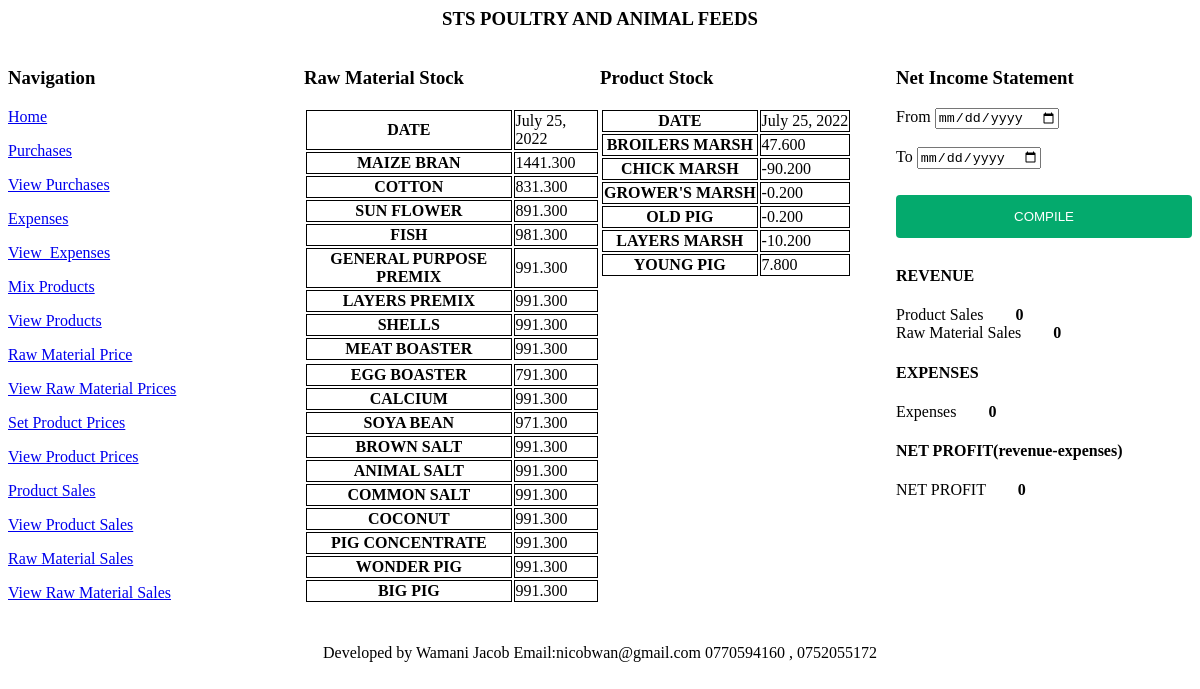
The page / on the database its author committed.
### feedwork/models.py (models this page shows, shortened)
class RawMaterialQuantities(models.Model):
	date = models.DateField()
	maize_bran = models.DecimalField(max_digits=10, decimal_places=3 , default=0.0)
	cotton = models.DecimalField(max_digits=10, decimal_places=3 , default=0.0)
	sun_flower = models.DecimalField(max_digits=10, decimal_places=3 , default=0.0)
	fish = models.DecimalField(max_digits=10, decimal_places=3 , default=0.0)
	common_salt = models.DecimalField(max_digits=10, decimal_places=3 , default=0.0)
	general_purpose_premix = models.DecimalField(max_digits=10, decimal_places=3 , default=0.0)
	layers_premix = models.DecimalField(max_digits=10, decimal_places=3 , default=0.0)
	shells = models.DecimalField(max_digits=10, decimal_places=3 , default=0.0)
	meat_boaster = models.DecimalField(max_digits=10, decimal_places=3 , default=0.0)
	egg_boaster = models.DecimalField(max_digits=10, decimal_places=3 , default=0.0)
	calcium = models.DecimalField(max_digits=10, decimal_places=3 , default=0.0)
	soya_bean = models.DecimalField(max_digits=10, decimal_places=3 , default=0.0)
	brown_salt = models.DecimalField(max_digits=10, decimal_places=3 , default=0.0)
	animal_salt = models.DecimalField(max_digits=10, decimal_places=3 , default=0.0)
	pig_concentrate = models.DecimalField(max_digits=10, decimal_places=3 , default=0.0)
	coconut = models.DecimalField(max_digits=10, decimal_places=3 , default=0.0)
	wonder_pig = models.DecimalField(max_digits=10, decimal_places=3 , default=0.0)
	big_pig = models.DecimalField(max_digits=10, decimal_places=3 , default=0.0)

class ProductQuantities(models.Model):
	date = models.DateField()
	broilers_marsh = models.DecimalField(max_digits=10, decimal_places=3 , default=0.0)
	chick_marsh = models.DecimalField(max_digits=10, decimal_places=3 , default=0.0)
	old_pig = models.DecimalField(max_digits=10, decimal_places=3 , default=0.0)
	growers_marsh = models.DecimalField(max_digits=10, decimal_places=3 , default=0.0)
	layers_marsh = models.DecimalField(max_digits=10, decimal_places=3 , default=0.0)
	young_pig = models.DecimalField(max_digits=10, decimal_places=3 , default=0.0)

### feedwork/views.py (the view, shortened to what this page needs)
# urls.py: path('', views.index, name='index'),
def index(request):
    check_if_raw_material_quantities_are_empty()
    last_raw_material_qty_occurance = RawMaterialQuantities.objects.last()
    count_quantities = RawMaterialQuantities.objects.count()
    if(count_quantities != 0):
        last_date = last_raw_material_qty_occurance.date
        rear_date = last_date.strftime("%x")
        current_date = datetime.datetime.now()
        earlist_date = current_date.strftime("%x")
        if rear_date == earlist_date:
            print("Dates are equal")
    else:
        print("Just continue with life")
    lastproduct = ProductQuantities.objects.last()
    count_pq = ProductQuantities.objects.count()
    if(count_pq != 0):
        last_date = lastproduct.date
        rear_date = last_date.strftime("%x")
        current_date = datetime.datetime.now()
        earlist_date = current_date.strftime("%x")
        if rear_date == earlist_date:
            print("Dates are equal")
    else:
        print("Just continue with life")
    last_product_price = ProductPrices.objects.last()
    count_pp = ProductPrices.objects.count()
    if(count_pp != 0 ):
        last_date = last_product_price.date
        rear_date = last_date.strftime("%x")
        current_date = datetime.datetime.now()
        earlist_date = datetime.datetime.now()
        earlist_date = current_date.strftime("%x")
        if rear_date == earlist_date:
            print("Dates are equal")
        else:
            dup_broilers_marsh = last_product_price.broilers_marsh
            dup_chick_marsh = last_product_price.chick_marsh
            dup_old_pig = last_product_price.old_pig
            dup_growers_marsh = last_product_price.growers_marsh
            dup_layers_marsh = last_product_price.layers_marsh
            dup_young_pig = last_product_price.young_pig
            duplicate_prices = ProductQuantities.objects.create(date = datetime.datetime.now(),broilers_marsh = dup_broilers_marsh , chick_marsh = dup_chick_marsh ,
                                    old_pig = dup_old_pig , growers_marsh = dup_growers_marsh,layers_marsh = dup_layers_marsh , young_pig = dup_young_pig)
    else:
        print("Why can't just be free , from the ways of this world")
    last_rm_quantity = RawMaterialPrices.objects.last()
    count_rm = RawMaterialPrices.objects.count()
    if(count_rm != 0):
        last_date = last_rm_quantity.date
        rear_date = last_date.strftime("%x")
        current_date = datetime.datetime.now()
        earlist_date = current_date.strftime("%x")
        if rear_date == earlist_date:
            print("Dates are equal")
        else:
            dup_maize_bran = last_raw_material_qty_occurance.maize_bran
            dup_cotton = last_raw_material_qty_occurance.cotton
            dup_sun_flower = last_raw_material_qty_occurance.sun_flower
            dup_fish = last_raw_material_qty_occurance.fish
            dup_general_purpose_premix = last_raw_material_qty_occurance.general_purpose_premix
            dup_layers_premix = last_raw_material_qty_occurance.layers_premix
            dup_shells = last_raw_material_qty_occurance.shells
            dup_meat_boaster = last_raw_material_qty_occurance.meat_boaster
            dup_egg_boaster=last_raw_material_qty_occurance.egg_boaster
            duplicate_quantiites = RawMaterialPrices.objects.create(date = datetime.datetime.now(),maize_bran = dup_maize_bran ,cotton = dup_cotton,
                                                                   sun_flower = dup_sun_flower, fish = dup_fish,
                                                                   general_purpose_premix = dup_general_purpose_premix,layers_premix = dup_layers_premix,
                                                                   shells = dup_shells, meat_boaster = dup_meat_boaster,egg_boaster=dup_egg_boaster)
    else:
        print("Just continue with life")
    start_date = request.GET.get('start_date')
    end_date = request.GET.get('end_date')
    p_sales = ProductSales.objects.filter(date__range=[start_date, end_date])
    p_sale_list = []
    for p_sale in p_sales:
        p_sale_list.append(p_sale.total)
    product_sales = sum(p_sale_list)
    rm_sales = RawMaterialSales.objects.filter(date__range=[start_date, end_date])
    rm_sale_list = []
    for rm_sale in rm_sales:
        rm_sale_list.append(rm_sale.total)
    raw_material_sales = sum(rm_sale_list)
    expenses = Expenses.objects.filter(date__range=[start_date, end_date])
    expenses_list = []
    for expense in expenses:
        expenses_list.append(expense.amount)
    sum_of_expenses = sum(expenses_list)
    net_income = (product_sales + raw_material_sales) - sum_of_expenses
    selected_date = request.GET.get('selected_date')
    raw_material_inventory = RawMaterialQuantities.objects.filter(date=selected_date)
    return render(request, "index.html",{'last_raw_material_qty_occurance':last_raw_material_qty_occurance,'lastproduct':lastproduct,'product_sales':product_sales,
    'raw_material_sales':raw_material_sales,'sum_of_expenses':sum_of_expenses,'net_income':net_income } )

### feedwork/helper_functions.py (called while the page is built, shortened)
def check_if_raw_material_quantities_are_empty():
   raw_material_quantity = RawMaterialQuantities.objects.count()

### feedwork/templates/feedwork/index.html (shortened to what this page needs)
<html>
<head>
</head>
<body>
    <center><h3>STS POULTRY AND ANIMAL FEEDS</h3></center>
<div class="container">
    <div class="navigation"  >
        <h3>Navigation</h3>
        <table>
            <tr style="height:10px">
                <a href="{% url 'index' %}"><p>Home</p></a>
            </tr>
            <tr>
                <a href="{% url 'get_supply' %}"><p>Purchases</p></a>
            </tr>
            <tr>
                <a href="{% url 'view_supply' %}"><p>View Purchases</p></a>
            </tr>
            <tr>
                <a href="{% url 'expenses' %}"><p>Expenses</p></a>
            </tr>
            <tr>
                <a href="{% url 'view_expenses' %}"><p>View_Expenses</p></a>
            </tr>
            <tr>
                <a href="{% url 'create_product' %}"><p>Mix Products</p></a>
            </tr>
                <a href="{% url 'view_product' %}"><p>View Products</p></a>
            <tr>
                <a href="{% url 'raw_material_prices' %}"><p>Raw Material Price</p></a>
            </tr>
            <tr>
                <a href="{% url 'view_raw_material_prices' %}"><p>View Raw Material Prices</p></a>
            </tr>
            <tr>
                 <a href="{% url 'create_product_prices' %}"><p>Set  Product Prices</p></a>
            </tr>
            <tr>
                <a href="{% url 'view_product_prices' %}"><p>View Product Prices</p>
            </tr>
            <tr>
                <a href="{% url 'product_sales' %}"><p>Product Sales</p></a>
            </tr>
            <tr>
                <a href="{% url 'view_product_sales' %}"><p>View Product Sales</p></a>
            </tr>
            <tr>
                <a href="{% url 'raw_material_sales' %}"><p>Raw Material Sales</p></a>
            </tr>
            <tr>
                <a href="{% url 'view_raw_material_sales' %}"><p>View Raw Material Sales</p></a>
            </tr>
        </table>
    </div>
    <div class="raw_material_quantities" >
        <h3> Raw Material Stock</h3>
        <table th = height: 5px;>
            <tr>
                <th>DATE</th>
                <td>{{ last_raw_material_qty_occurance.date }} </td>
            </tr>
            <tr>
                <th>MAIZE BRAN</th>
                <td>{{ last_raw_material_qty_occurance.maize_bran }}</td>
            </tr>
            <tr>
                <th>COTTON</th>
                <td>{{ last_raw_material_qty_occurance.cotton }}</td>
            </tr>
            <tr>
                <th>SUN FLOWER</th>
                <td>{{ last_raw_material_qty_occurance.sun_flower }}</td>
            </tr>
            <tr>
                <th>FISH</th>
                <td>{{ last_raw_material_qty_occurance.fish }}</td>
            </tr>
            <tr>
                <th>GENERAL PURPOSE PREMIX</th>
                <td>{{ last_raw_material_qty_occurance.general_purpose_premix }} </td>
            </tr>
            <tr>
                <th>LAYERS PREMIX</th>
                <td>{{ last_raw_material_qty_occurance.layers_premix }}</td>
            </tr>
            <tr>
                <th>SHELLS</th>
                <td>{{ last_raw_material_qty_occurance.shells }}</td>
            </tr>
            <tr>
                <th>MEAT BOASTER</th>
                <td>{{ last_raw_material_qty_occurance.meat_boaster }}</td>
            </tr>
            <tr>
            <tr>
                <th>EGG BOASTER</th>
                <td>{{ last_raw_material_qty_occurance.egg_boaster }}</td>
            </tr>
            <tr>
                <th>CALCIUM</th>
                <td>{{ last_raw_material_qty_occurance.calcium }}</td>
            </tr>
            <tr>
                <th>SOYA BEAN</th>
                <td>{{ last_raw_material_qty_occurance.soya_bean }}</td>
            </tr>
            <tr>
                <th>BROWN SALT</th>
                <td>{{ last_raw_material_qty_occurance.brown_salt }}</td>
            </tr>
            <tr>
                <th>ANIMAL SALT</th>
                <td>{{ last_raw_material_qty_occurance.animal_salt }}</td>
            </tr>
            <tr>
                <th>COMMON SALT</th>
                <td>{{ last_raw_material_qty_occurance.common_salt }}</td>
            </tr>
            <tr>
                <th>COCONUT</th>
                <td>{{ last_raw_material_qty_occurance.coconut }}</td>
            </tr>
            <tr>
                <th>PIG CONCENTRATE</th>
                <td>{{ last_raw_material_qty_occurance.pig_concentrate }}</td>
            </tr>
            <tr>
                <th>WONDER PIG</th>
                <td>{{ last_raw_material_qty_occurance.wonder_pig }}</td>
            </tr>
            <tr>
                <th>BIG PIG</th>
                <td>{{ last_raw_material_qty_occurance.big_pig }}</td>
            </tr>
        </table>
    </div>
    <div class="product_quantities" >
        <h3> Product Stock</h3>
        <table th = height: 5px;>
                <tr>
                <th>DATE</th>
                <td>{{lastproduct.date}}</td>
                </tr>
                <tr>
                <th>BROILERS MARSH</th>
                <td>{{lastproduct.broilers_marsh}}</td>
                </tr>
                <tr>
                <th>CHICK MARSH</th>
                <td>{{lastproduct.chick_marsh }}</td>
                </tr>
                <tr>
                <th>GROWER'S MARSH</th>
                <td>{{lastproduct.growers_marsh}}</td>
                </tr>
                <tr>
                <th>OLD PIG</th>
                <td>{{lastproduct.old_pig }}</td>
                </tr>
                <tr>
                <th>LAYERS MARSH</th>
                <td>{{lastproduct.layers_marsh}}</td>
                </tr>
                <tr>
                <th>YOUNG PIG</th>
                <td>{{ lastproduct.young_pig }}</td>
            </table>
        </div>
        <div class="profit_showcase">
            <h3>Net Income Statement</h3>
            <form action="{% url 'index' %}" method="get">
                <label>From</label>
                <input name="start_date" type="date" ><br/><br/>
                <labe>To</label>
                <input name="end_date" type="date" ><br/><br/>
                <input type="submit" name="submit" value="COMPILE"/>
            </form>
            <br/>
            <h4>REVENUE</h4>
            <label>Product Sales</label> <span>&nbsp&nbsp&nbsp&nbsp&nbsp&nbsp</span>
            <strong>{{ product_sales }}</strong>
            <br/>
            <label>Raw Material Sales </label> <span>&nbsp&nbsp&nbsp&nbsp&nbsp&nbsp</span>
            <strong>{{ raw_material_sales }}</strong>
            <h4>EXPENSES</h4>
            <label>Expenses</label> <span>&nbsp&nbsp&nbsp&nbsp&nbsp&nbsp</span>
            <strong>{{ sum_of_expenses }}</strong>
            <h4>NET PROFIT(revenue-expenses)</h4>
            <label>NET PROFIT</label>
            <span>&nbsp&nbsp&nbsp&nbsp&nbsp&nbsp</span>
            <strong>{{ net_income }}</strong>
        </div>
</div>
</body>
<center>
     <footer>
  <p>Developed by Wamani Jacob  Email:nicobwan@gmail.com 0770594160 ,  0752055172 </p>
</footer>
</center>
</html>

### feedwork/templates/feedwork/index.html (style rules this page uses)
th, td { border: 1px solid black; }
.container { display: flex; max-height:100vh }
.container > .navigation { flex: 4; }
.container > .raw_material_quantities { flex: 4; }
.container > .product_quantities { flex: 4; }
.container > .profit_showcase { flex: 4; }
input[type=submit] { width: 100%; background-color: #04AA6D; color: white; padding: 14px 20px; margin: 8px 0; border: none; border-radius: 4px; cursor: pointer; }

### rows shown on the page
RawMaterialQuantities: date "July 25, 2022", maize_bran "1441.300", cotton "831.300", sun_flower "891.300", fish "981.300", general_purpose_premix "991.300", layers_premix "991.300", shells "991.300", meat_boaster "991.300", egg_boaster "791.300", calcium "991.300", soya_bean "971.300", brown_salt "991.300", animal_salt "991.300", common_salt "991.300", coconut "991.300", pig_concentrate "991.300", wonder_pig "991.300", big_pig "991.300"
ProductQuantities: date "July 25, 2022", broilers_marsh "47.600", chick_marsh "-90.200", growers_marsh "-0.200", old_pig "-0.200", layers_marsh "-10.200", young_pig "7.800"

### other values the page prints
{{ product_sales }} "0"
{{ raw_material_sales }} "0"
{{ sum_of_expenses }} "0"
{{ net_income }} "0"
